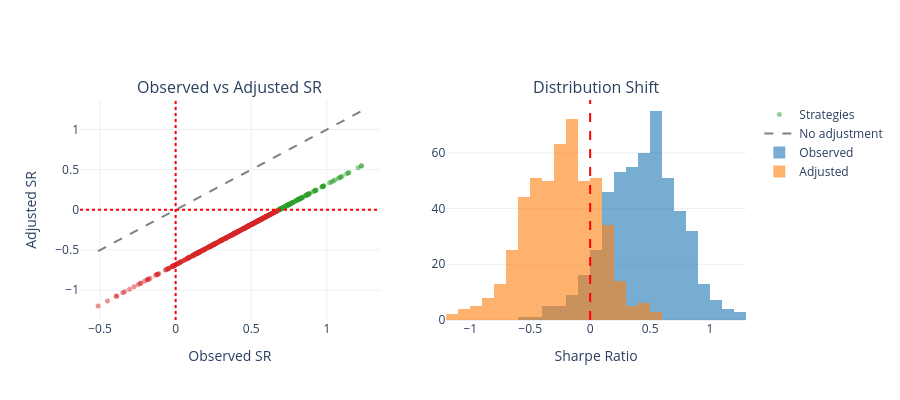

The notebook cell this image was saved under:
### Code cell
# Visualize RAS adjustment
fig = make_subplots(
    rows=1, cols=2, subplot_titles=["Observed vs Adjusted SR", "Distribution Shift"]
)

# Scatter plot
fig.add_trace(
    go.Scatter(
        x=observed_sharpe,
        y=adjusted_sharpe,
        mode="markers",
        marker=dict(size=5, color=np.where(adjusted_sharpe > 0, "#2ca02c", "#d62728"), opacity=0.5),
        name="Strategies",
    ),
    row=1,
    col=1,
)

# 45-degree line
sr_range = [np.min(observed_sharpe), np.max(observed_sharpe)]
fig.add_trace(
    go.Scatter(
        x=sr_range,
        y=sr_range,
        mode="lines",
        line=dict(dash="dash", color="gray"),
        name="No adjustment",
    ),
    row=1,
    col=1,
)

# Zero lines
fig.add_hline(y=0, line_dash="dot", line_color="red", row=1, col=1)
fig.add_vline(x=0, line_dash="dot", line_color="red", row=1, col=1)

# Distribution comparison
fig.add_trace(
    go.Histogram(
        x=observed_sharpe, name="Observed", marker_color="#1f77b4", opacity=0.6, nbinsx=30
    ),
    row=1,
    col=2,
)
fig.add_trace(
    go.Histogram(
        x=adjusted_sharpe, name="Adjusted", marker_color="#ff7f0e", opacity=0.6, nbinsx=30
    ),
    row=1,
    col=2,
)

fig.add_vline(x=0, line_dash="dash", line_color="red", row=1, col=2)

fig.update_layout(height=400, template="plotly_white", barmode="overlay")
fig.update_xaxes(title_text="Observed SR", row=1, col=1)
fig.update_yaxes(title_text="Adjusted SR", row=1, col=1)
fig.update_xaxes(title_text="Sharpe Ratio", row=1, col=2)

fig.show()

### Figure 1 — Plotly figure (JSON) as saved in the notebook; plotly's stock layout.template omitted (floating-point values rounded to 4 significant figures; data arrays with more than 128 entries replaced by an {"elided": "..."} marker saying what was removed)
{"data": [{"marker": {"color": {"elided": "500 str values"}, "opacity": 0.5, "size": 5}, "mode": "markers", "name": "Strategies", "type": "scatter", "x": {"elided": "500 float values"}, "xaxis": "x", "y": {"elided": "500 float values"}, "yaxis": "y"}, {"line": {"color": "gray", "dash": "dash"}, "mode": "lines", "name": "No adjustment", "type": "scatter", "x": [-0.5128, 1.23], "xaxis": "x", "y": [-0.5128, 1.23], "yaxis": "y"}, {"marker": {"color": "#1f77b4"}, "name": "Observed", "nbinsx": 30, "opacity": 0.6, "type": "histogram", "x": {"elided": "500 float values"}, "xaxis": "x2", "yaxis": "y2"}, {"marker": {"color": "#ff7f0e"}, "name": "Adjusted", "nbinsx": 30, "opacity": 0.6, "type": "histogram", "x": {"elided": "500 float values"}, "xaxis": "x2", "yaxis": "y2"}], "layout": {"annotations": [{"font": {"size": 16}, "showarrow": false, "text": "Observed vs Adjusted SR", "x": 0.225, "xanchor": "center", "xref": "paper", "y": 1.0, "yanchor": "bottom", "yref": "paper"}, {"font": {"size": 16}, "showarrow": false, "text": "Distribution Shift", "x": 0.775, "xanchor": "center", "xref": "paper", "y": 1.0, "yanchor": "bottom", "yref": "paper"}], "barmode": "overlay", "height": 400, "shapes": [{"line": {"color": "red", "dash": "dot"}, "type": "line", "x0": 0, "x1": 1, "xref": "x domain", "y0": 0, "y1": 0, "yref": "y"}, {"line": {"color": "red", "dash": "dot"}, "type": "line", "x0": 0, "x1": 0, "xref": "x", "y0": 0, "y1": 1, "yref": "y domain"}, {"line": {"color": "red", "dash": "dash"}, "type": "line", "x0": 0, "x1": 0, "xref": "x2", "y0": 0, "y1": 1, "yref": "y2 domain"}], "xaxis": {"anchor": "y", "domain": [0.0, 0.45], "title": {"text": "Observed SR"}}, "xaxis2": {"anchor": "y2", "domain": [0.55, 1.0], "title": {"text": "Sharpe Ratio"}}, "yaxis": {"anchor": "x", "domain": [0.0, 1.0], "title": {"text": "Adjusted SR"}}, "yaxis2": {"anchor": "x2", "domain": [0.0, 1.0]}}}
